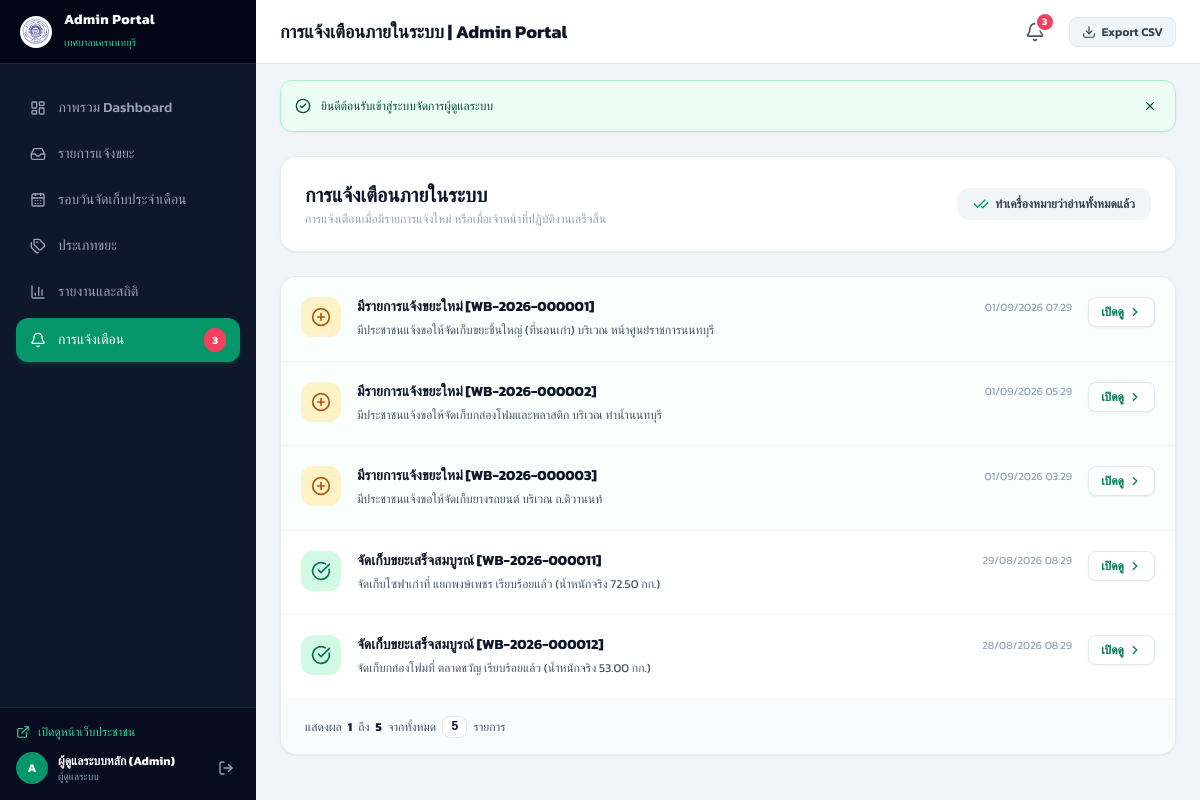
The app's page /admin/notifications (signed in) with its own data.
### tables this page shows
CREATE TABLE `notifications` (
    `id` BIGINT UNSIGNED AUTO_INCREMENT PRIMARY KEY,
    `user_id` BIGINT UNSIGNED NOT NULL,
    `type` VARCHAR(100) NOT NULL,
    `title` VARCHAR(255) NOT NULL,
    `message` TEXT NOT NULL,
    `related_type` VARCHAR(100) NULL,
    `related_id` BIGINT UNSIGNED NULL,
    `is_read` TINYINT(1) NOT NULL DEFAULT 0,
    `read_at` TIMESTAMP NULL,
    `created_at` TIMESTAMP DEFAULT CURRENT_TIMESTAMP,
    `updated_at` TIMESTAMP DEFAULT CURRENT_TIMESTAMP ON UPDATE CURRENT_TIMESTAMP,
    CONSTRAINT `fk_notifications_user` FOREIGN KEY (`user_id`) REFERENCES `users` (`id`) ON DELETE CASCADE,
    INDEX `idx_user_unread` (`user_id`, `is_read`, `created_at`)
);

### app/Core/View.php (called while the page is built, shortened)
<?php
class View {
    public static function render(string $view, array $data = []): void {
        extract($data);
        $baseUrl = Response::baseUrl();
        $viewFile = BASE_PATH . '/resources/views/' . str_replace('.', '/', $view) . '.php';
        require $viewFile;
    }
}

### app/Controllers/NotificationController.php (called while the page is built, shortened)
<?php
class NotificationController {
    public function index(): void {
        $userId = Auth::id();
        $db = Database::connect();
        $countStmt = $db->prepare("SELECT COUNT(*) FROM notifications WHERE user_id = ?");
        $countStmt->execute([$userId]);
        $totalItems = (int)$countStmt->fetchColumn();
        $page = max(1, (int)Request::input('page', 1));
        $perPage = max(1, (int)Request::input('per_page', 10));
        $offset = ($page - 1) * $perPage;
        $stmt = $db->prepare("
            SELECT * FROM notifications
            WHERE user_id = ?
            ORDER BY created_at DESC
            LIMIT {$perPage} OFFSET {$offset}
        ");
        $stmt->execute([$userId]);
        $notifications = $stmt->fetchAll();
        $paginator = new Paginator($notifications, $totalItems, $page, $perPage);
        $unreadCount = NotificationService::getUnreadCount($userId);
        View::render('admin.notifications.index', [
            'title' => 'การแจ้งเตือนภายในระบบ | Admin Portal',
            'notifications' => $notifications,
            'paginator' => $paginator,
            'unreadCount' => $unreadCount
        ]);
    }
}

### public/index.php (called while the page is built, shortened)
<?php
spl_autoload_register(function ($class) {
    $prefix = 'App\\';
    $baseDir = BASE_PATH . '/app/';
    $len = strlen($prefix);
    $relativeClass = substr($class, $len);
    $file = $baseDir . str_replace('\\', '/', $relativeClass) . '.php';
});
\App\Core\Router::dispatch();

### app/Core/NotificationService.php (called while the page is built, shortened)
<?php
class NotificationService {
    public static function getUnreadCount(int $userId): int {
        $db = Database::connect();
        $stmt = $db->prepare("SELECT COUNT(*) FROM notifications WHERE user_id = ? AND is_read = 0");
        $stmt->execute([$userId]);
        return (int)$stmt->fetchColumn();
    }
}

### app/Core/Response.php (called while the page is built, shortened)
<?php
class Response {
    public static function baseUrl(): string {
        $scriptName = str_replace('\\', '/', $_SERVER['SCRIPT_NAME'] ?? '');
        $base = str_replace('\\', '/', dirname($scriptName));
        return ($base === '/' || $base === '\\' || $base === '.') ? '' : $base;
    }
}

### app/Core/Request.php (called while the page is built, shortened)
<?php
class Request {
    public static function uri(): string {
        $rawUri = $_SERVER['REQUEST_URI'] ?? '/';
        $pos = strpos($rawUri, '?');
        $uri = rawurldecode($rawUri);
        $scriptName = str_replace('\\', '/', $_SERVER['SCRIPT_NAME'] ?? '');
        $baseDir = str_replace('\\', '/', dirname($scriptName));
        $parentDir = str_replace('\\', '/', dirname($baseDir));
        $cleaned = '/' . trim($uri, '/');
        return $cleaned === '//' ? '/' : $cleaned;
    }
    public static function input(string $key, $default = null) {
        return $_POST[$key] ?? $_GET[$key] ?? $default;
    }
}

### resources/views/admin/notifications/index.php (the view, shortened to what this page needs)
<div class="space-y-6">
    <div class="flex flex-col sm:flex-row sm:items-center justify-between gap-4 bg-white p-6 rounded-2xl shadow-sm border border-slate-200/80">
        <div>
            <h2 class="text-xl font-bold text-slate-900">การแจ้งเตือนภายในระบบ</h2>
            <p class="text-xs text-slate-400 mt-0.5">การแจ้งเตือนเมื่อมีรายการแจ้งใหม่ หรือเมื่อเจ้าหน้าที่ปฏิบัติงานเสร็จสิ้น</p>
        </div>
        <?php if (!empty($unreadCount) && $unreadCount > 0): ?>
            <form action="<?= htmlspecialchars($baseUrl ?: '') ?>/admin/notifications/read-all" method="POST">
                <button type="submit" class="px-4 py-2 bg-slate-100 hover:bg-slate-200 text-slate-700 text-xs font-semibold rounded-xl transition flex items-center gap-1.5">
                    <i data-lucide="check-check" class="w-4 h-4 text-emerald-600"></i>
                    <span>ทำเครื่องหมายว่าอ่านทั้งหมดแล้ว</span>
                </button>
            </form>
        <?php endif; ?>
    </div>
    <div class="bg-white rounded-2xl shadow-sm border border-slate-200/80 overflow-hidden divide-y divide-slate-100">
        <?php if (empty($notifications)): ?>
            <div class="p-12 text-center text-slate-400 space-y-3">
                <div class="w-12 h-12 rounded-full bg-slate-100 flex items-center justify-center mx-auto text-slate-400">
                    <i data-lucide="bell-off" class="w-6 h-6"></i>
                </div>
                <div class="text-sm font-medium">ไม่มีการแจ้งเตือนในขณะนี้</div>
            </div>
        <?php else: ?>
            <?php foreach ($notifications as $n): ?>
                <div class="p-5 flex items-start gap-4 transition <?= empty($n['is_read']) ? 'bg-emerald-50/40' : 'hover:bg-slate-50' ?>">
                    <div class="w-10 h-10 rounded-xl flex items-center justify-center flex-shrink-0 <?= $n['type'] === 'new_report' ? 'bg-amber-100 text-amber-700' : ($n['type'] === 'job_completed' ? 'bg-emerald-100 text-emerald-700' : 'bg-blue-100 text-blue-700') ?>">
                        <i data-lucide="<?= $n['type'] === 'new_report' ? 'plus-circle' : ($n['type'] === 'job_completed' ? 'check-circle' : 'bell') ?>" class="w-5 h-5"></i>
                    </div>
                    <div class="flex-1 min-w-0">
                        <div class="flex items-center justify-between gap-2">
                            <h4 class="text-sm font-bold text-slate-900 truncate">
                                <?= htmlspecialchars($n['title']) ?>
                            </h4>
                            <span class="text-[11px] text-slate-400 flex-shrink-0">
                                <?= date('d/m/Y H:i', strtotime($n['created_at'])) ?>
                            </span>
                        </div>
                        <p class="text-xs text-slate-600 mt-1 leading-relaxed">
                            <?= htmlspecialchars($n['message']) ?>
                        </p>
                    </div>
                    <div class="flex items-center gap-2 flex-shrink-0">
                        <?php if ($n['related_id']): ?>
                            <form action="<?= htmlspecialchars($baseUrl ?: '') ?>/admin/notifications/<?= $n['id'] ?>/read" method="POST">
                                <button type="submit" class="px-3 py-1.5 bg-white hover:bg-emerald-50 text-emerald-700 border border-slate-200 hover:border-emerald-300 rounded-lg text-xs font-semibold transition flex items-center gap-1 shadow-sm">
                                    <span>เปิดดู</span>
                                    <i data-lucide="chevron-right" class="w-3.5 h-3.5"></i>
                                </button>
                            </form>
                        <?php endif; ?>
                    </div>
                </div>
            <?php endforeach; ?>
        <?php endif; ?>
        <?php if (isset($paginator)): ?>
            <?= $paginator->render() ?>
        <?php endif; ?>
    </div>
</div>
<?php
require BASE_PATH . '/resources/views/layouts/admin.php';
?>

### app/Core/Router.php (shortened to what this page needs)
<?php
class Router {
    private static array $routes = [];
    private static function addRoute(string $method, string $path, $handler, array $middlewares): void {
        self::$routes[] = [
            'method' => $method,
            'path' => '/' . trim($path, '/'),
            'handler' => $handler,
            'middlewares' => $middlewares
        ];
    }
    public static function dispatch(): void {
        $method = Request::method();
        $uri = Request::uri();
        foreach (self::$routes as $route) {
            if ($route['method'] !== $method) {
                continue;
            }
            $pattern = preg_replace('/\{([a-zA-Z0-9_]+)\}/', '(?P<$1>[^/]+)', $route['path']);
            $pattern = '#^' . $pattern . '$#';
            if (preg_match($pattern, $uri, $matches)) {
                $params = array_filter($matches, function ($key) {
                    return !is_numeric($key);
                }, ARRAY_FILTER_USE_KEY);
                $handler = $route['handler'];
                if (is_string($handler) && strpos($handler, '@') !== false) {
                    list($controllerName, $action) = explode('@', $handler);
                    $controller = new $fullController();
                    call_user_func_array([$controller, $action], array_values($params));
                    return;
                }
            }
        }
    }
}

### resources/views/layouts/admin.php (style rules this page uses)
html { scroll-behavior: smooth; }
body { font-family: 'Kanit', sans-serif; -webkit-font-smoothing: antialiased; -moz-osx-font-smoothing: grayscale; }
button, a { -webkit-tap-highlight-color: transparent; }

### records on screen
notifications: title "มีรายการแจ้งขยะใหม่ [WB-2026-000001]", created_at "01/09/2026 07:29", message "มีประชาชนแจ้งขอให้จัดเก็บขยะชิ้นใหญ่ (ที่นอนเก่า) บริเวณ หน้าศูนย์ราชการนนทบุรี"
notifications: title "มีรายการแจ้งขยะใหม่ [WB-2026-000002]", created_at "01/09/2026 05:29", message "มีประชาชนแจ้งขอให้จัดเก็บกล่องโฟมและพลาสติก บริเวณ ท่าน้ำนนทบุรี"
notifications: title "มีรายการแจ้งขยะใหม่ [WB-2026-000003]", created_at "01/09/2026 03:29", message "มีประชาชนแจ้งขอให้จัดเก็บยางรถยนต์ บริเวณ ถ.ติวานนท์"
notifications: title "จัดเก็บขยะเสร็จสมบูรณ์ [WB-2026-000011]", created_at "29/08/2026 08:29", message "จัดเก็บโซฟาเก่าที่ แยกพงษ์เพชร เรียบร้อยแล้ว (น้ำหนักจริง 72.50 กก.)"
notifications: title "จัดเก็บขยะเสร็จสมบูรณ์ [WB-2026-000012]", created_at "28/08/2026 08:29", message "จัดเก็บกล่องโฟมที่ ตลาดขวัญ เรียบร้อยแล้ว (น้ำหนักจริง 53.00 กก.)"

### other values on screen
$unreadCount "3"
$this->from "1"
$this->to "5"
$this->totalItems "5"
